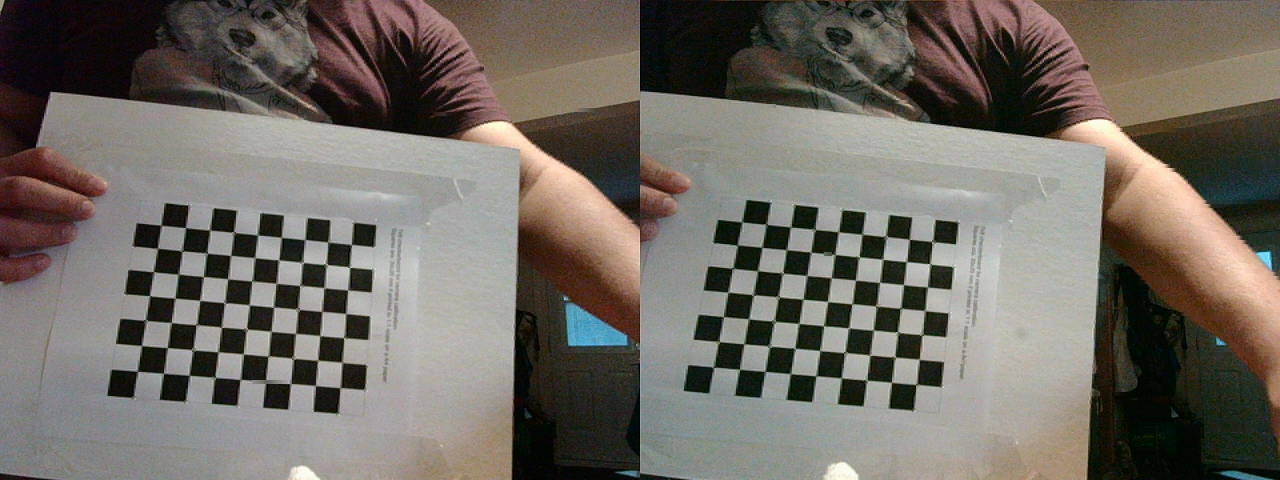
#> input picture calibDir/another/WIN_20210803_19_50_14_Pro copy.jpg, 2560 x 960 px (shown at 1/2 size); its folder holds only this picture in this run
$ python hello.py 'calibDir/another/WIN_20210803_19_50_14_Pro copy.jpg'
#> lines starting #> are read from the running program, lines starting #| are printed output that depends on the picture; after the words box and inside, x2 and y2 are one past the last pixel; in counts of white or black regions, pixels touching at a corner belong together

# pip install numpy
# pip install opencv-python
import numpy as np
import cv2 as cv
import sys
import random
from matplotlib import pyplot as plt
import glob


def PrintHello():
    print("go fuck yourself")


# [93 lines left out: functions CalibrationnageMulti, CalibrageTest, PrintPoints, not called in this run]


def Key2Coordo(keypt):
    coordo = np.array([len(keypt)])
    # [4 lines of commented-out code are left out]
    coordo = [k.pt for k in keypt]

    return coordo


def random_color():
    rgbl=[255,0,0]
    random.shuffle(rgbl)
    return tuple(rgbl)

def Process(arg):
    img = cv.imread(arg[1], 0)
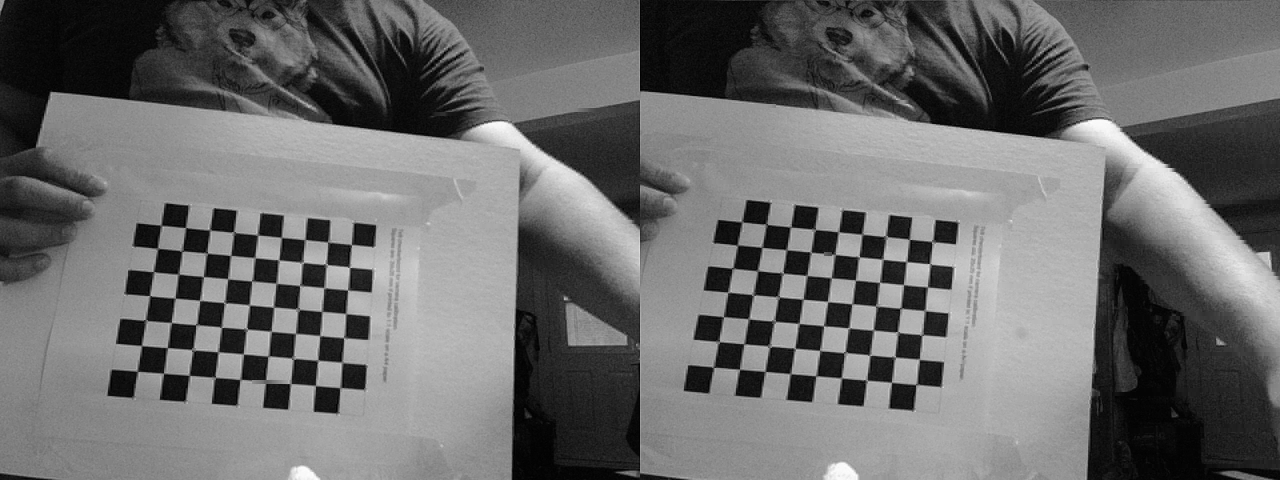
#> img: shape (960, 2560) (shown at 1/2 size); min 0, max 255, mean 107.6
    print(len(img), len(img[0]))
#| 960 2560
    # imgG = cv.imread('images/othertest1.jpg', 0)
    # imgD = cv.imread('images/othertest2.jpg', 0)

    moitier = len(img[0])/2
#> moitier = 1280
    imgG = img[:, :int(moitier)]
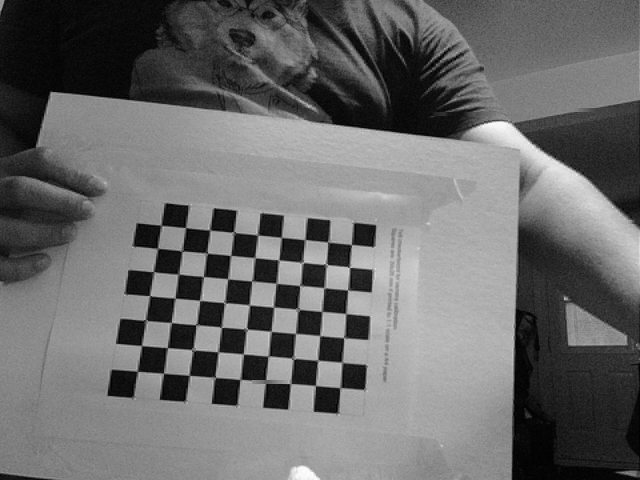
#> imgG: shape (960, 1280) (shown at 1/2 size); min 0, max 255, mean 106.7
    imgD = img[:, int(moitier):]
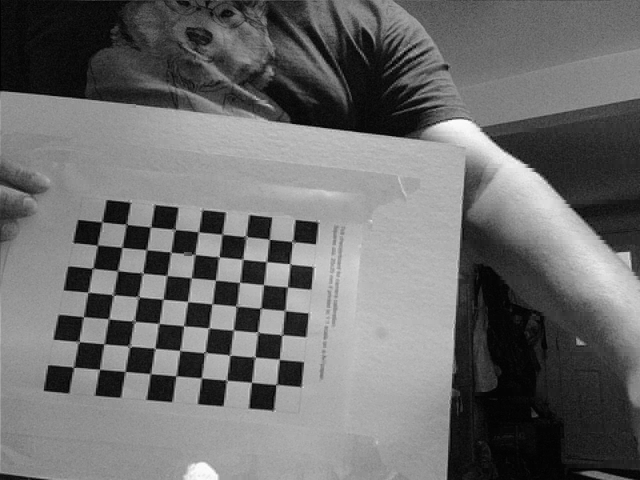
#> imgD: shape (960, 1280) (shown at 1/2 size); min 0, max 255, mean 108.5

    # h = 960 w = 1280
    print(len(imgG), len(imgG[0]))
#| 960 1280
    print(len(imgD), len(imgD[0]))
#| 960 1280

    # TODO: calibrer les shits

    # Trouver les points d'interets

    sift = cv.SIFT_create()
    keypointsG, waste1 = sift.detectAndCompute(imgG, None)
#> keypointsG = 1303 keypoints; strongest (x, y, size): (730, 469, 30.7), (717, 654, 31), (654, 802, 33.4), (710, 753, 32.4)
    keypointsD, waste2 = sift.detectAndCompute(imgD, None)
#> keypointsD = 1589 keypoints; strongest (x, y, size): (613, 464, 31), (594, 649, 31.3), (583, 747, 32.5), (425, 788, 33.6)

    # PrintPoints(keypointsD)
    tupleG = Key2Coordo(keypointsG)
#> in Key2Coordo, `coordo = np.array([len(keypt)])`: coordo = [1303]
#> in Key2Coordo, `coordo = [k.pt for k in keypt]`: coordo = 1303 pairs, first value 9.67 to 1276.8, second value 3.02 to 953
#> tupleG has the same summary as coordo in Key2Coordo
    tupleD = Key2Coordo(keypointsD)
#> tupleD = 1589 pairs, first value 6.8 to 1273.7, second value 2.3 to 955.6

    pointsG = []
    pointsD = []

    for pt in tupleG:
        cv.circle(imgG,(int(pt[0]),int(pt[1])),3,random_color())
        pointsG.extend((int(pt[0]),int(pt[1])))
#> this loop made 1303 passes
#> pt on passes 1 to 3: (9.67, 3.23), (16.67, 356.5), (17.89, 951.2)
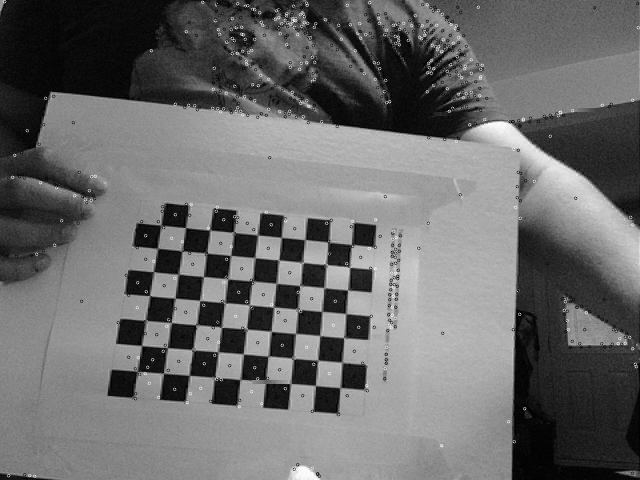
#> imgG: shape (960, 1280) (shown at 1/2 size); 1.25% of pixels changed, all inside (x1, y1, x2, y2) = (6, 0, 1280, 956)
#> after the loop, pointsG = 2606 values, max 1276 at index 2604, min 3 at index 1, mean 497.2
    for pt in tupleG:
        cv.circle(imgD,(int(pt[0]),int(pt[1])),3,random_color())
        pointsD.extend((int(pt[0]),int(pt[1])))
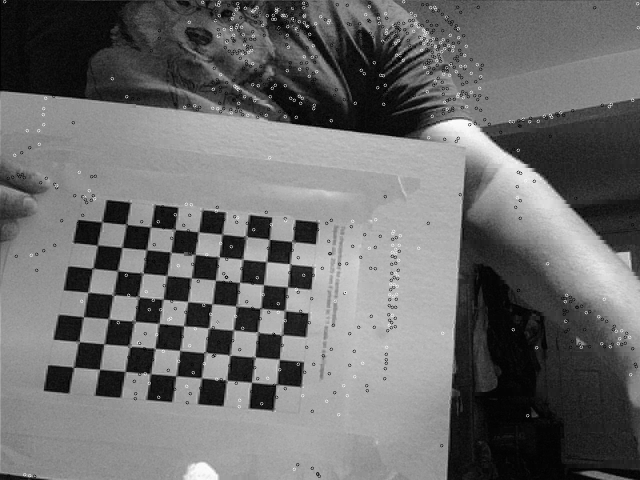
#> imgD: shape (960, 1280) (shown at 1/2 size); 1.25% of pixels changed, all inside (x1, y1, x2, y2) = (6, 0, 1280, 956)
#> after the loop, pointsD has the same summary as pointsG

    print(pointsG[:10])
#| [9, 3, 16, 356, 17, 951, 25, 354, 29, 310]
    res = cv.hconcat([imgG, imgD])
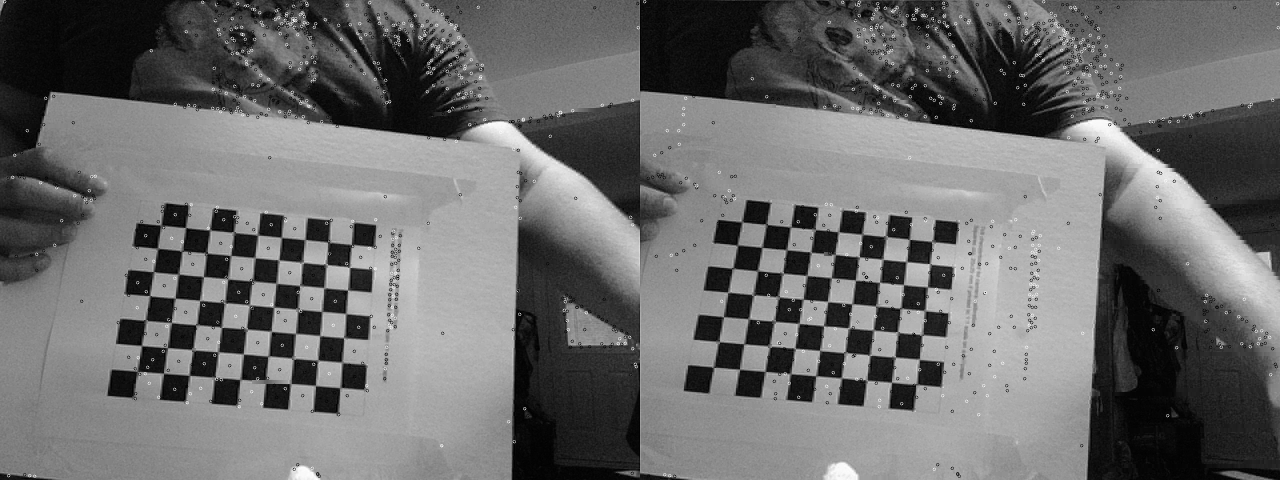
#> res: shape (960, 2560) (shown at 1/2 size); min 0, max 255, mean 107.5


    cv.imshow("test", res)
    cv.waitKey(0)

    # TODO
    # extraire les points de pointsG et pointsD parce que cest des arrays weird...

    # contoursG = cv.findContours(thresh, cv.RETR_EXTERNAL)

    # findFundamentaMat prend des array de points d interets, pas tous les images
#> (the run stopped early here; a loop or call above may not have finished)

$ run again, on calibDir/another/WIN_20210803_19_51_40_Pro.jpg
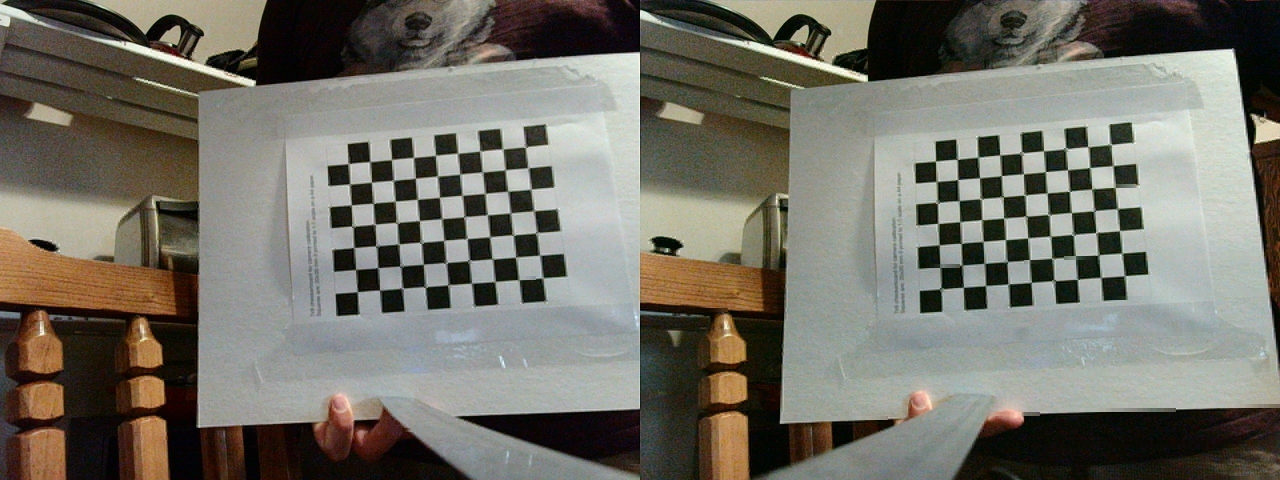
#> input picture calibDir/another/WIN_20210803_19_51_40_Pro.jpg, 2560 x 960 px (shown at 1/2 size)
#| 960 2560
#> moitier = 1280
#| 960 1280
#| 960 1280
#> keypointsG = 1651 keypoints; strongest (x, y, size): (718, 304, 26.9), (1097, 442, 29.3), (981, 278, 27.6), (804, 296, 27)
#> keypointsD = 1641 keypoints; strongest (x, y, size): (983, 438, 29.2), (963, 266, 28.7), (570, 345, 27.2), (784, 283, 27)
#> in Key2Coordo, `coordo = np.array([len(keypt)])`: coordo = [1651]
#> in Key2Coordo, `coordo = [k.pt for k in keypt]`: coordo = 1651 pairs, first value 4.54 to 1275.4, second value 2.68 to 949.8
#> tupleG has the same summary as coordo in Key2Coordo
#> tupleD = 1641 pairs, first value 3.12 to 1277.2, second value 2.6 to 954.4
#> the loop in Process, `for pt in tupleG:` made 1651 passes
#> pt on passes 1 to 3: (4.54, 4.04), (7.32, 92.08), (8.25, 86.42)
#> after the loop in Process, `for pt in tupleG:`: pointsG = 3302 values, max 1275 at index 3300, min 2 at index 689, mean 437.2
#> after the loop in Process, `for pt in tupleG:`:
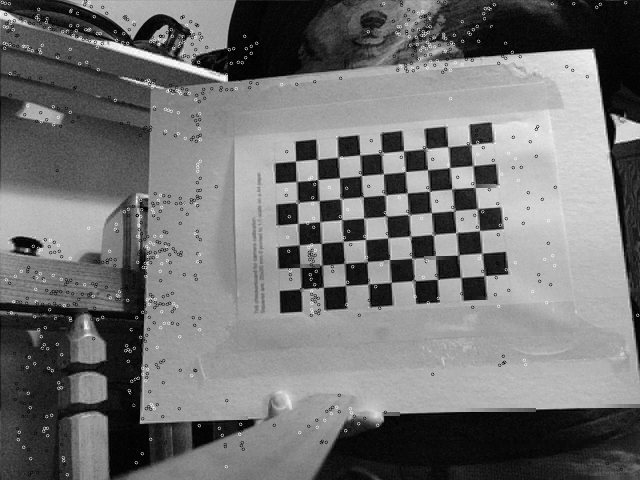
#> imgD: shape (960, 1280) (shown at 1/2 size); min 0, max 255, mean 114
#> after the loop in Process, `for pt in tupleG:`: pointsD has the same summary as pointsG
#| [4, 4, 7, 92, 8, 86, 8, 53, 9, 96]
#> in Process, `res = cv.hconcat([imgG, imgD])`:
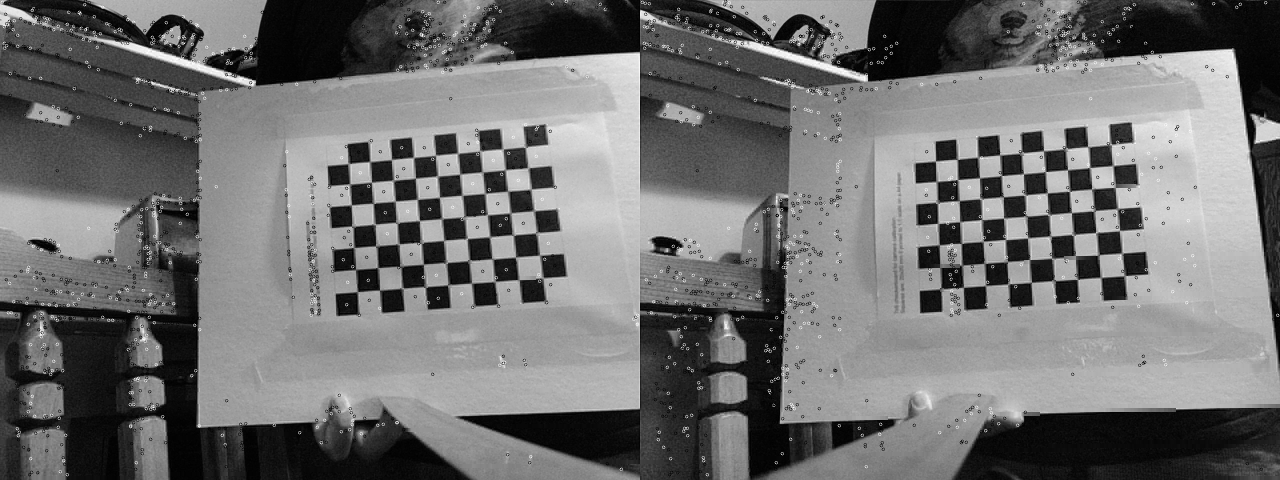
#> res: shape (960, 2560) (shown at 1/2 size); min 0, max 255, mean 111.5

$ run again, on calibDir/another/WIN_20210803_19_50_18_Pro.jpg
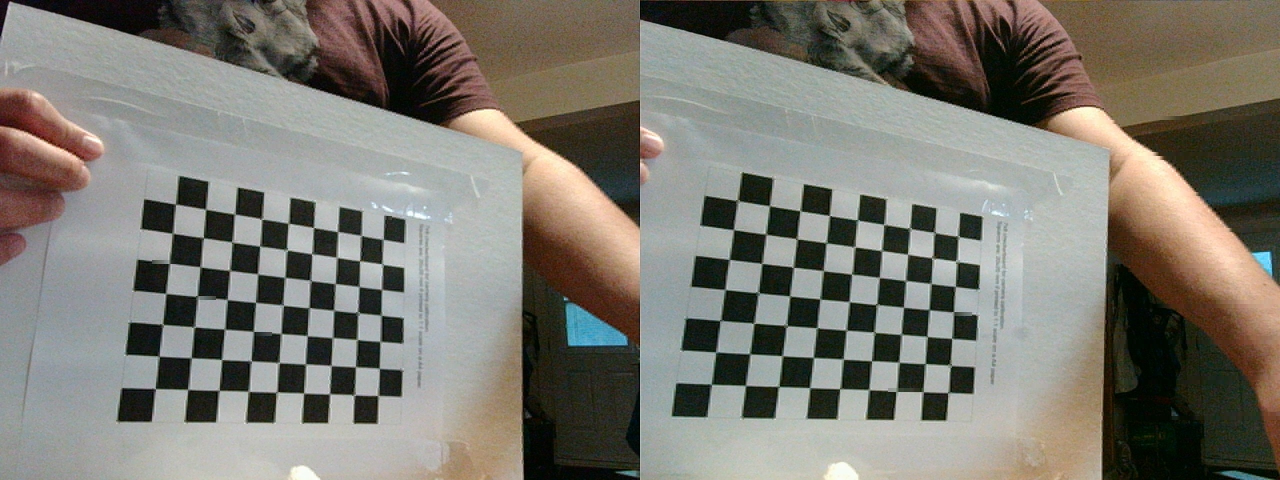
#> input picture calibDir/another/WIN_20210803_19_50_18_Pro.jpg, 2560 x 960 px (shown at 1/2 size)
#| 960 2560
#> moitier = 1280
#| 960 1280
#| 960 1280
#> keypointsG = 1188 keypoints; strongest (x, y, size): (523, 818, 38.2), (732, 822, 33.8), (790, 457, 30.6), (788, 558, 29.8)
#> keypointsD = 1387 keypoints; strongest (x, y, size): (663, 452, 31.9), (589, 816, 35), (483, 814, 36.7), (367, 811, 39.6)
#> in Key2Coordo, `coordo = np.array([len(keypt)])`: coordo = [1188]
#> in Key2Coordo, `coordo = [k.pt for k in keypt]`: coordo = 1188 pairs, first value 5.41 to 1275.9, second value 3.29 to 952.8
#> tupleG has the same summary as coordo in Key2Coordo
#> tupleD = 1387 pairs, first value 6.7 to 1268.3, second value 2.56 to 955.5
#> the loop in Process, `for pt in tupleG:` made 1188 passes
#> pt on passes 1 to 3: (5.41, 68.97), (11.82, 17.51), (12.29, 144.2)
#> after the loop in Process, `for pt in tupleG:`:
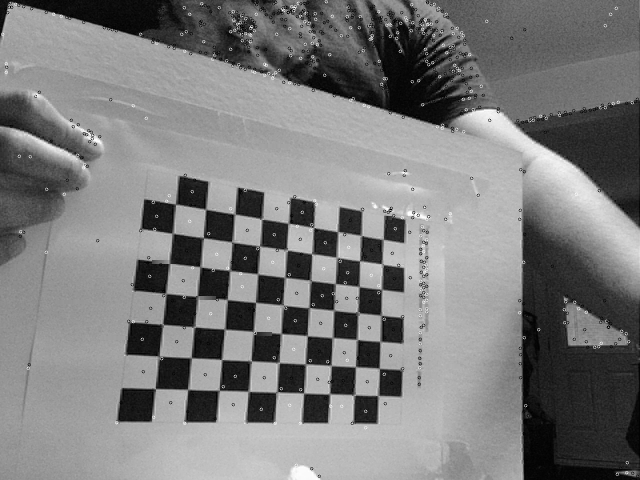
#> imgG: shape (960, 1280) (shown at 1/2 size); min 0, max 255, mean 123.5
#> after the loop in Process, `for pt in tupleG:`: pointsG = 2376 values, max 1275 at index 2374, min 3 at index 705, mean 493.5
#> after the loop in Process, `for pt in tupleG:`:
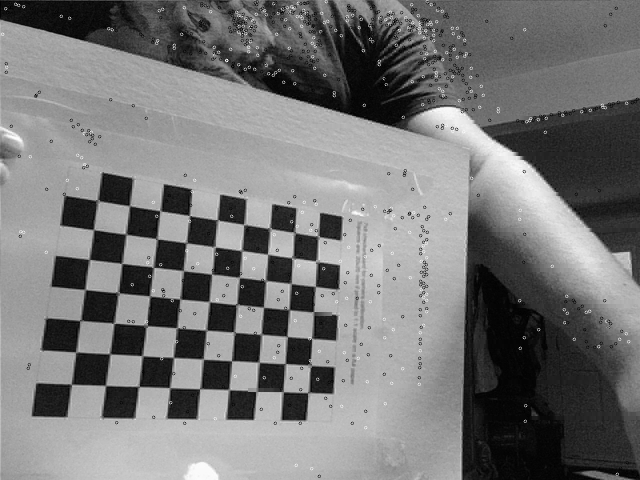
#> imgD: shape (960, 1280) (shown at 1/2 size); min 0, max 255, mean 118.3
#> after the loop in Process, `for pt in tupleG:`: pointsD has the same summary as pointsG
#| [5, 68, 11, 17, 12, 144, 12, 144, 12, 127]

$ run again, on calibDir/another/WIN_20210803_19_50_22_Pro.jpg
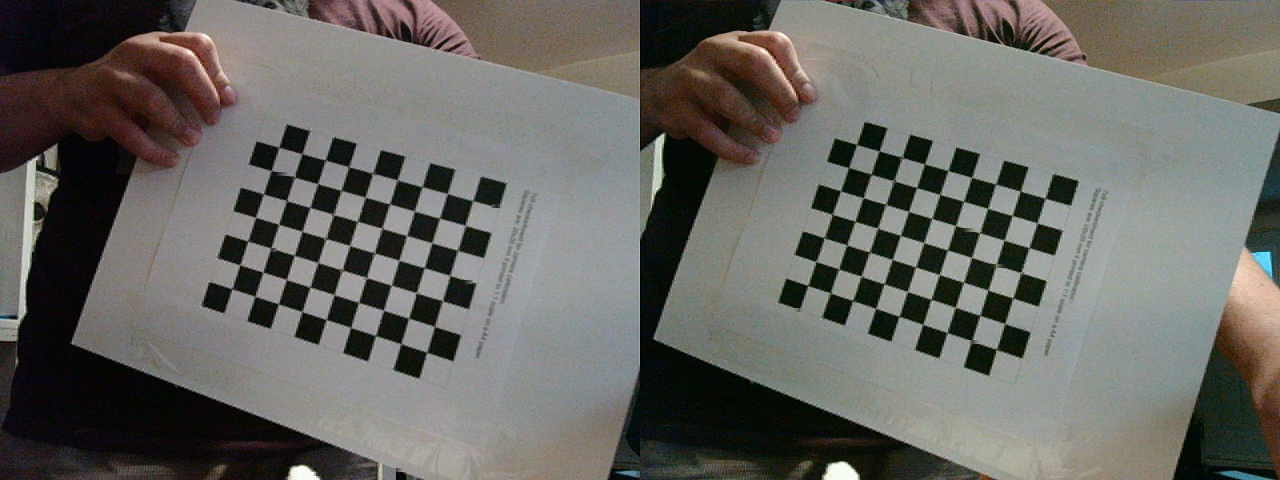
#> input picture calibDir/another/WIN_20210803_19_50_22_Pro.jpg, 2560 x 960 px (shown at 1/2 size)
#| 960 2560
#> moitier = 1280
#| 960 1280
#| 960 1280
#> keypointsG = 1185 keypoints; strongest (x, y, size): (952, 485, 34.5), (981, 384, 35.5), (922, 586, 34.9), (718, 692, 34.6)
#> keypointsD = 1481 keypoints; strongest (x, y, size): (846, 379, 35.7), (815, 480, 34), (750, 684, 35.7), (680, 719, 35)
#> in Key2Coordo, `coordo = np.array([len(keypt)])`: coordo = [1185]
#> in Key2Coordo, `coordo = [k.pt for k in keypt]`: coordo = 1185 pairs, first value 7.99 to 1271.8, second value 2.46 to 955.4
#> tupleG has the same summary as coordo in Key2Coordo
#> tupleD = 1481 pairs, first value 5.29 to 1273.3, second value 2.86 to 955.8
#> the loop in Process, `for pt in tupleG:` made 1185 passes
#> pt on passes 1 to 3: (7.99, 627.9), (8.68, 348.8), (10.23, 634.4)
#> after the loop in Process, `for pt in tupleG:`:
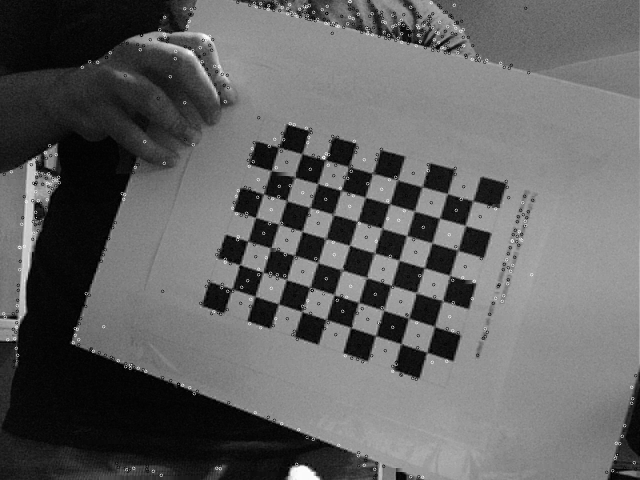
#> imgG: shape (960, 1280) (shown at 1/2 size); min 0, max 255, mean 98.2
#> after the loop in Process, `for pt in tupleG:`: pointsG = 2370 values, max 1271 at index 2366, min 2 at index 1453, mean 511.3
#> after the loop in Process, `for pt in tupleG:`:
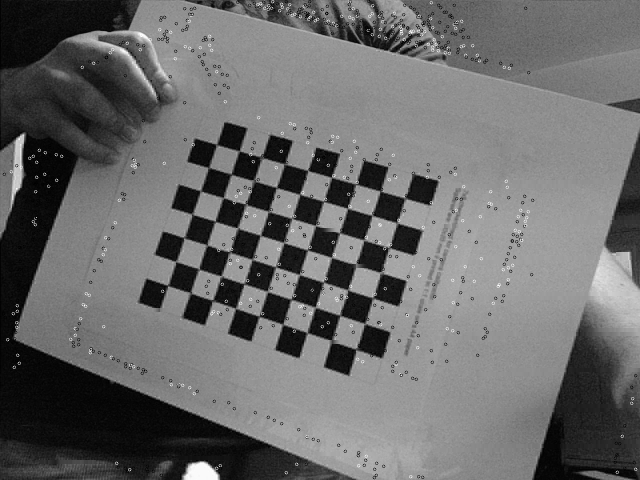
#> imgD: shape (960, 1280) (shown at 1/2 size); min 0, max 255, mean 106.1
#> after the loop in Process, `for pt in tupleG:`: pointsD has the same summary as pointsG
#| [7, 627, 8, 348, 10, 634, 15, 679, 22, 343]
